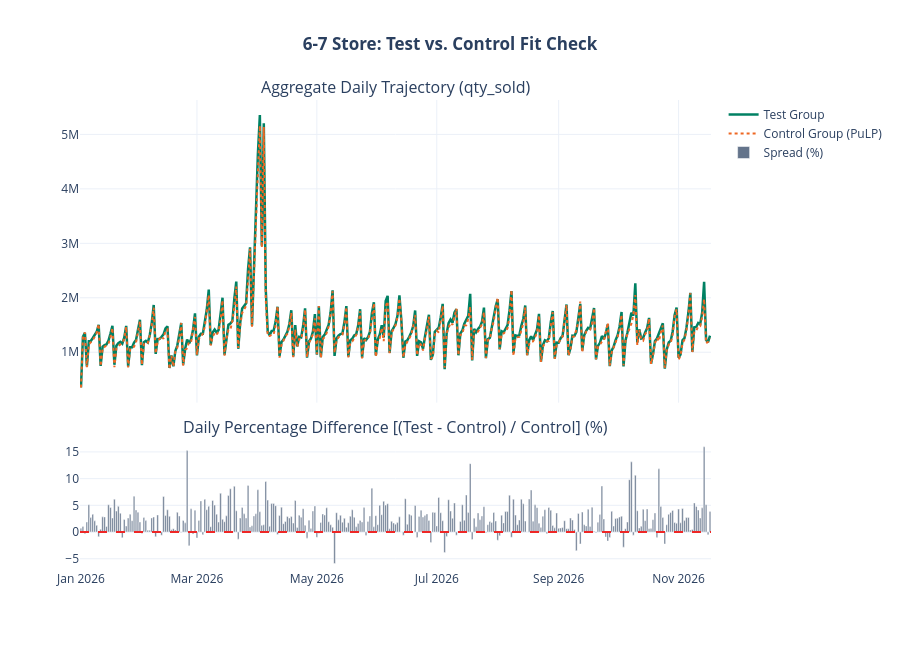

Notebook cell for this chart:
### Markdown cell above
## 6. Quick Visual Validation of the Time Series (Plotly)

We check the daily aggregate alignment between the test group and the optimized control group over the 2026 sample period (January 1 – November 17).

### Code cell
# Daily aggregation for a quick visualization
df_plot = (
    df_result[df_result['flag'].isin(['test', 'control'])]
    .groupby(['dt_ref', 'flag'], as_index=False)[CRITERIA]
    .sum()
)
df_plot['dt_ref'] = pd.to_datetime(df_plot['dt_ref'])
df_pivot = df_plot.pivot(index='dt_ref', columns='flag', values=CRITERIA).sort_index()
df_pivot['diff_pct'] = ((df_pivot['test'] - df_pivot['control']) / df_pivot['control']) * 100

# Interactive chart with the 7-Eleven-inspired palette (#008163 green, #EE6723 orange)
fig = make_subplots(
    rows=2, cols=1, shared_xaxes=True, vertical_spacing=0.08,
    row_heights=[0.7, 0.3],
    subplot_titles=(f'Aggregate Daily Trajectory ({CRITERIA})', 'Daily Percentage Difference [(Test - Control) / Control] (%)')
)

# Time series curves
fig.add_trace(go.Scatter(x=df_pivot.index, y=df_pivot['test'], mode='lines', name='Test Group', line=dict(color='#008163', width=2.5)), row=1, col=1)
fig.add_trace(go.Scatter(x=df_pivot.index, y=df_pivot['control'], mode='lines', name='Control Group (PuLP)', line=dict(color='#EE6723', width=2, dash='dot')), row=1, col=1)

# Residual bars
fig.add_trace(go.Bar(x=df_pivot.index, y=df_pivot['diff_pct'], name='Spread (%)', marker_color='#64748B'), row=2, col=1)
fig.add_hline(y=0, line_dash='dash', line_color='#EE2726', row=2, col=1)

fig.update_layout(
    title=dict(text='<b>6-7 Store: Test vs. Control Fit Check</b>', x=0.5),
    template='plotly_white',
    height=650,
    hovermode='x unified'
)
fig.show()

print(f'Mean percentage difference: {df_pivot["diff_pct"].mean():.2f}%')
print(f'Pearson correlation: {df_pivot["test"].corr(df_pivot["control"]):.4f}')

### Figure 1 — Plotly figure (JSON) as saved in the notebook; plotly's stock layout.template omitted (floating-point values rounded to 4 significant figures; data arrays with more than 128 entries replaced by an {"elided": "..."} marker saying what was removed)
{"data": [{"line": {"color": "#008163", "width": 2.5}, "mode": "lines", "name": "Test Group", "type": "scatter", "x": {"elided": "321 str values"}, "xaxis": "x", "y": {"elided": "321 int values"}, "yaxis": "y"}, {"line": {"color": "#EE6723", "dash": "dot", "width": 2}, "mode": "lines", "name": "Control Group (PuLP)", "type": "scatter", "x": {"elided": "321 str values"}, "xaxis": "x", "y": {"elided": "321 int values"}, "yaxis": "y"}, {"marker": {"color": "#64748B"}, "name": "Spread (%)", "type": "bar", "x": {"elided": "321 str values"}, "xaxis": "x2", "y": {"elided": "321 float values"}, "yaxis": "y2"}], "layout": {"annotations": [{"font": {"size": 16}, "showarrow": false, "text": "Aggregate Daily Trajectory (qty_sold)", "x": 0.5, "xanchor": "center", "xref": "paper", "y": 1, "yanchor": "bottom", "yref": "paper"}, {"font": {"size": 16}, "showarrow": false, "text": "Daily Percentage Difference [(Test - Control) / Control] (%)", "x": 0.5, "xanchor": "center", "xref": "paper", "y": 0.276, "yanchor": "bottom", "yref": "paper"}], "height": 650, "hovermode": "x unified", "shapes": [{"line": {"color": "#EE2726", "dash": "dash"}, "type": "line", "x0": 0, "x1": 1, "xref": "x2 domain", "y0": 0, "y1": 0, "yref": "y2"}], "title": {"text": "<b>6-7 Store: Test vs. Control Fit Check</b>", "x": 0.5}, "xaxis": {"anchor": "y", "domain": [0, 1], "matches": "x2", "showticklabels": false}, "xaxis2": {"anchor": "y2", "domain": [0, 1]}, "yaxis": {"anchor": "x", "domain": [0.356, 1]}, "yaxis2": {"anchor": "x2", "domain": [0, 0.276]}}}
